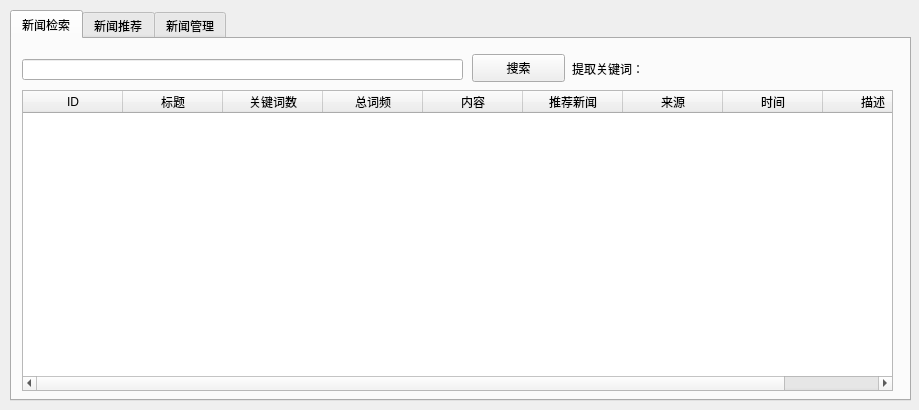
<?xml version="1.0" encoding="UTF-8"?>
<ui version="4.0">
 <class>MainWindow</class>
 <widget class="QMainWindow" name="MainWindow">
  <property name="geometry">
   <rect>
    <x>0</x>
    <y>0</y>
    <width>919</width>
    <height>410</height>
   </rect>
  </property>
  <property name="minimumSize">
   <size>
    <width>919</width>
    <height>410</height>
   </size>
  </property>
  <property name="maximumSize">
   <size>
    <width>919</width>
    <height>410</height>
   </size>
  </property>
  <property name="windowTitle">
   <string>QSearcher</string>
  </property>
  <property name="iconSize">
   <size>
    <width>0</width>
    <height>0</height>
   </size>
  </property>
  <widget class="QWidget" name="centralWidget">
   <widget class="QTabWidget" name="tabWidget">
    <property name="geometry">
     <rect>
      <x>10</x>
      <y>10</y>
      <width>901</width>
      <height>391</height>
     </rect>
    </property>
    <property name="font">
     <font>
      <family>微软雅黑</family>
      <pointsize>9</pointsize>
     </font>
    </property>
    <property name="currentIndex">
     <number>0</number>
    </property>
    <widget class="QWidget" name="tab">
     <attribute name="title">
      <string>新闻检索</string>
     </attribute>
     <widget class="QLineEdit" name="lineEdit">
      <property name="geometry">
       <rect>
        <x>10</x>
        <y>20</y>
        <width>441</width>
        <height>21</height>
       </rect>
      </property>
     </widget>
     <widget class="QPushButton" name="pushButton">
      <property name="geometry">
       <rect>
        <x>460</x>
        <y>15</y>
        <width>93</width>
        <height>28</height>
       </rect>
      </property>
      <property name="text">
       <string>搜索</string>
      </property>
     </widget>
     <widget class="QTableWidget" name="tableWidget">
      <property name="geometry">
       <rect>
        <x>10</x>
        <y>51</y>
        <width>871</width>
        <height>301</height>
       </rect>
      </property>
      <property name="lineWidth">
       <number>1</number>
      </property>
      <property name="showGrid">
       <bool>true</bool>
      </property>
      <property name="rowCount">
       <number>0</number>
      </property>
      <attribute name="horizontalHeaderCascadingSectionResizes">
       <bool>true</bool>
      </attribute>
      <attribute name="verticalHeaderVisible">
       <bool>false</bool>
      </attribute>
      <attribute name="verticalHeaderDefaultSectionSize">
       <number>50</number>
      </attribute>
      <attribute name="verticalHeaderHighlightSections">
       <bool>false</bool>
      </attribute>
      <column>
       <property name="text">
        <string>ID</string>
       </property>
      </column>
      <column>
       <property name="text">
        <string>标题</string>
       </property>
      </column>
      <column>
       <property name="text">
        <string>关键词数</string>
       </property>
      </column>
      <column>
       <property name="text">
        <string>总词频</string>
       </property>
      </column>
      <column>
       <property name="text">
        <string>内容</string>
       </property>
      </column>
      <column>
       <property name="text">
        <string>推荐新闻</string>
       </property>
      </column>
      <column>
       <property name="text">
        <string>来源</string>
       </property>
      </column>
      <column>
       <property name="text">
        <string>时间</string>
       </property>
      </column>
      <column>
       <property name="text">
        <string>描述</string>
       </property>
      </column>
     </widget>
     <widget class="QLabel" name="label">
      <property name="geometry">
       <rect>
        <x>560</x>
        <y>20</y>
        <width>311</width>
        <height>20</height>
       </rect>
      </property>
      <property name="text">
       <string>提取关键词：</string>
      </property>
     </widget>
    </widget>
    <widget class="QWidget" name="tab_2">
     <attribute name="title">
      <string>新闻推荐</string>
     </attribute>
     <widget class="QPushButton" name="pushButton_2">
      <property name="geometry">
       <rect>
        <x>790</x>
        <y>15</y>
        <width>93</width>
        <height>28</height>
       </rect>
      </property>
      <property name="font">
       <font>
        <family>微软雅黑</family>
       </font>
      </property>
      <property name="text">
       <string>搜索</string>
      </property>
     </widget>
     <widget class="QTableWidget" name="tableWidget_2">
      <property name="geometry">
       <rect>
        <x>10</x>
        <y>51</y>
        <width>871</width>
        <height>301</height>
       </rect>
      </property>
      <property name="rowCount">
       <number>5</number>
      </property>
      <attribute name="verticalHeaderVisible">
       <bool>false</bool>
      </attribute>
      <attribute name="verticalHeaderDefaultSectionSize">
       <number>50</number>
      </attribute>
      <row/>
      <row/>
      <row/>
      <row/>
      <row/>
      <column>
       <property name="text">
        <string>ID</string>
       </property>
      </column>
      <column>
       <property name="text">
        <string>标题</string>
       </property>
      </column>
      <column>
       <property name="text">
        <string>余弦相关度</string>
       </property>
      </column>
      <column>
       <property name="text">
        <string>内容</string>
       </property>
      </column>
      <column>
       <property name="text">
        <string>推荐新闻</string>
       </property>
      </column>
      <column>
       <property name="text">
        <string>来源</string>
       </property>
      </column>
      <column>
       <property name="text">
        <string>时间</string>
       </property>
      </column>
      <column>
       <property name="text">
        <string>描述</string>
       </property>
      </column>
     </widget>
     <widget class="QLineEdit" name="lineEdit_2">
      <property name="geometry">
       <rect>
        <x>80</x>
        <y>20</y>
        <width>691</width>
        <height>21</height>
       </rect>
      </property>
      <property name="font">
       <font>
        <family>微软雅黑</family>
       </font>
      </property>
     </widget>
     <widget class="QLabel" name="label_2">
      <property name="geometry">
       <rect>
        <x>10</x>
        <y>20</y>
        <width>71</width>
        <height>20</height>
       </rect>
      </property>
      <property name="text">
       <string>新闻标题：</string>
      </property>
     </widget>
    </widget>
    <widget class="QWidget" name="tab_3">
     <attribute name="title">
      <string>新闻管理</string>
     </attribute>
     <widget class="QGroupBox" name="groupBox">
      <property name="geometry">
       <rect>
        <x>10</x>
        <y>10</y>
        <width>881</width>
        <height>61</height>
       </rect>
      </property>
      <property name="title">
       <string>导入</string>
      </property>
      <widget class="QPushButton" name="pushButton_3">
       <property name="geometry">
        <rect>
         <x>20</x>
         <y>20</y>
         <width>88</width>
         <height>23</height>
        </rect>
       </property>
       <property name="text">
        <string>选择文件</string>
       </property>
      </widget>
      <widget class="QProgressBar" name="progressBar">
       <property name="geometry">
        <rect>
         <x>130</x>
         <y>20</y>
         <width>741</width>
         <height>23</height>
        </rect>
       </property>
       <property name="value">
        <number>0</number>
       </property>
      </widget>
     </widget>
     <widget class="QGroupBox" name="groupBox_3">
      <property name="geometry">
       <rect>
        <x>10</x>
        <y>80</y>
        <width>881</width>
        <height>131</height>
       </rect>
      </property>
      <property name="title">
       <string>设置</string>
      </property>
      <widget class="QLineEdit" name="lineEdit_3">
       <property name="geometry">
        <rect>
         <x>100</x>
         <y>30</y>
         <width>581</width>
         <height>21</height>
        </rect>
       </property>
       <property name="font">
        <font>
         <family>微软雅黑</family>
        </font>
       </property>
      </widget>
      <widget class="QLineEdit" name="lineEdit_4">
       <property name="geometry">
        <rect>
         <x>100</x>
         <y>60</y>
         <width>581</width>
         <height>21</height>
        </rect>
       </property>
       <property name="font">
        <font>
         <family>微软雅黑</family>
        </font>
       </property>
      </widget>
      <widget class="QLineEdit" name="lineEdit_5">
       <property name="geometry">
        <rect>
         <x>100</x>
         <y>90</y>
         <width>581</width>
         <height>21</height>
        </rect>
       </property>
       <property name="font">
        <font>
         <family>微软雅黑</family>
        </font>
       </property>
      </widget>
      <widget class="QLabel" name="label_3">
       <property name="geometry">
        <rect>
         <x>20</x>
         <y>30</y>
         <width>101</width>
         <height>20</height>
        </rect>
       </property>
       <property name="text">
        <string>匹配规则路径</string>
       </property>
      </widget>
      <widget class="QLabel" name="label_4">
       <property name="geometry">
        <rect>
         <x>20</x>
         <y>60</y>
         <width>101</width>
         <height>20</height>
        </rect>
       </property>
       <property name="text">
        <string>网页信息路径</string>
       </property>
      </widget>
      <widget class="QLabel" name="label_5">
       <property name="geometry">
        <rect>
         <x>20</x>
         <y>90</y>
         <width>101</width>
         <height>20</height>
        </rect>
       </property>
       <property name="text">
        <string>倒排文档路径</string>
       </property>
      </widget>
      <widget class="QPushButton" name="pushButton_4">
       <property name="geometry">
        <rect>
         <x>690</x>
         <y>30</y>
         <width>61</width>
         <height>23</height>
        </rect>
       </property>
       <property name="text">
        <string>浏览</string>
       </property>
      </widget>
      <widget class="QPushButton" name="pushButton_5">
       <property name="geometry">
        <rect>
         <x>690</x>
         <y>60</y>
         <width>61</width>
         <height>23</height>
        </rect>
       </property>
       <property name="text">
        <string>浏览</string>
       </property>
      </widget>
      <widget class="QPushButton" name="pushButton_6">
       <property name="geometry">
        <rect>
         <x>690</x>
         <y>90</y>
         <width>61</width>
         <height>23</height>
        </rect>
       </property>
       <property name="text">
        <string>浏览</string>
       </property>
      </widget>
      <widget class="QPushButton" name="pushButton_7">
       <property name="geometry">
        <rect>
         <x>780</x>
         <y>30</y>
         <width>81</width>
         <height>23</height>
        </rect>
       </property>
       <property name="text">
        <string>应用</string>
       </property>
      </widget>
      <widget class="QPushButton" name="pushButton_8">
       <property name="geometry">
        <rect>
         <x>780</x>
         <y>90</y>
         <width>81</width>
         <height>23</height>
        </rect>
       </property>
       <property name="text">
        <string>重置</string>
       </property>
      </widget>
     </widget>
     <widget class="QGroupBox" name="groupBox_4">
      <property name="geometry">
       <rect>
        <x>10</x>
        <y>220</y>
        <width>881</width>
        <height>131</height>
       </rect>
      </property>
      <property name="title">
       <string>关于</string>
      </property>
      <widget class="QLabel" name="label_6">
       <property name="geometry">
        <rect>
         <x>20</x>
         <y>35</y>
         <width>181</width>
         <height>16</height>
        </rect>
       </property>
       <property name="font">
        <font>
         <pointsize>12</pointsize>
         <weight>75</weight>
         <bold>true</bold>
        </font>
       </property>
       <property name="text">
        <string>QSearcher v1.0</string>
       </property>
      </widget>
      <widget class="QLabel" name="label_7">
       <property name="geometry">
        <rect>
         <x>20</x>
         <y>70</y>
         <width>321</width>
         <height>16</height>
        </rect>
       </property>
       <property name="text">
        <string>GitHub地址：https://github.com/LuoBingjun/QSearcher</string>
       </property>
      </widget>
      <widget class="QLabel" name="label_8">
       <property name="geometry">
        <rect>
         <x>20</x>
         <y>95</y>
         <width>161</width>
         <height>16</height>
        </rect>
       </property>
       <property name="text">
        <string>骆炳君@清华大学软件学院</string>
       </property>
      </widget>
     </widget>
    </widget>
   </widget>
  </widget>
 </widget>
 <layoutdefault spacing="6" margin="11"/>
 <resources/>
 <connections/>
</ui>
